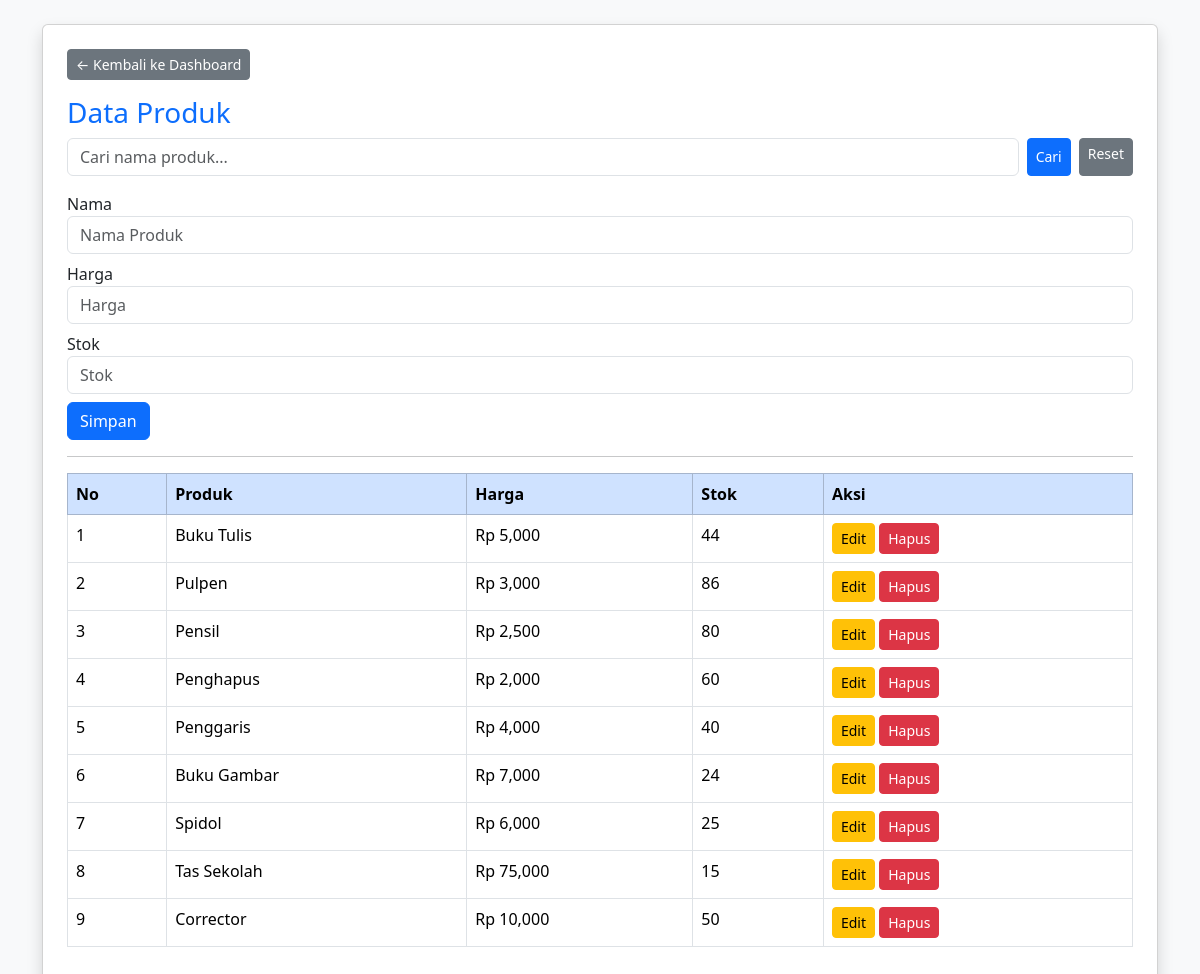
Screenshot of /produk.php (signed in) with the database file from the repository.
### tables this page shows
CREATE TABLE `produk` (
  `ProdukID` int(11) NOT NULL,
  `NamaProduk` varchar(255) DEFAULT NULL,
  `Harga` decimal(10,2) DEFAULT NULL,
  `Stok` int(11) DEFAULT NULL
);

### produk.php (the view, shortened to what this page needs)
<?php
    include "koneksi.php";
    $edit = isset($_GET['edit']) ?
    mysqli_fetch_array(mysqli_query($koneksi,
    "SELECT * FROM produk WHERE ProdukID='$_GET[edit]'")) : null;
    $cari=$_GET['cari'] ?? '';
    if($cari==""){
        $data=mysqli_query($koneksi,"SELECT * FROM produk");
    }else{
        $data=mysqli_query($koneksi,"SELECT * FROM produk
        WHERE NamaProduk LIKE '%$cari%'");
    }
?>
<!DOCTYPE html>
<html>
    <head>
        <link rel="stylesheet" href="asset/bootstrap.min.css">
    </head>
    <body class="bg-light">
        <div class="container mt-4">
            <div class="card p-4 shadow">
            <span class="d-inline-block">
            <a href="index.php" class="btn btn-secondary btn-sm mb-3">
            ← Kembali ke Dashboard
            </a>
            </span>
            <h3 class="text-primary">Data Produk</h3>
            <form method="get" class="d-flex gap-2 mb-3">
                <input type="text" name="cari"
                class="form-control"
                placeholder="Cari nama produk..."
                value="<?= $cari ?>">
                <button class="btn btn-primary btn-sm">Cari</button>
                <a href="produk.php"
                class="btn btn-secondary btn-sm">Reset</a>
            </form>
            <form method="post">
                <label>Nama</label>
                <input name="nama"
                class="form-control mb-2"
                placeholder="Nama Produk"
                value="<?= $edit['NamaProduk'] ?? '' ?>"
                required>
                <label>Harga</label>
                <input type="number"
                name="harga"
                class="form-control mb-2"
                placeholder="Harga"
                value="<?= $edit['Harga'] ?? '' ?>"
                required>
                <label>Stok</label>
                <input type="number"
                name="stok"
                class="form-control mb-2"
                placeholder="Stok"
                value="<?= $edit['Stok'] ?? '' ?>"
                required>
                <button name="<?= $edit ? 'update' : 'simpan' ?>"
                class="btn btn-primary">
                <?= $edit ? 'Update' : 'Simpan' ?>
                </button>
            </form>
            <hr>
            <table class="table table-bordered">
                <tr class="table-primary">
                    <th>No</th>
                    <th>Produk</th>
                    <th>Harga</th>
                    <th>Stok</th>
                    <th>Aksi</th>
                </tr>
                <?php
                $no=1;
                while($d=mysqli_fetch_array($data)){
                ?>
                <tr>
                    <td><?= $no++ ?></td>
                    <td><?= $d['NamaProduk'] ?></td>
                    <td>Rp <?= number_format($d['Harga']) ?></td>
                    <td><?= $d['Stok'] ?></td>
                    <td>
                        <a href="?edit=<?= $d['ProdukID'] ?>"
                        class="btn btn-warning btn-sm">Edit</a>
                        <a href="?hapus=<?= $d['ProdukID'] ?>"
                        class="btn btn-danger btn-sm"
                        onclick="return confirm('Hapus?')">
                        Hapus
                        </a>
                    </td>
                </tr>
                <?php } ?>
            </table>
            </div>
        </div>
    </body>
</html>

### rows the page displays
produk: NamaProduk "Buku Tulis", Harga "5,000", Stok "44"
produk: NamaProduk "Pulpen", Harga "3,000", Stok "86"
produk: NamaProduk "Pensil", Harga "2,500", Stok "80"
produk: NamaProduk "Penghapus", Harga "2,000", Stok "60"
produk: NamaProduk "Penggaris", Harga "4,000", Stok "40"
produk: NamaProduk "Buku Gambar", Harga "7,000", Stok "24"
produk: NamaProduk "Spidol", Harga "6,000", Stok "25"
produk: NamaProduk "Tas Sekolah", Harga "75,000", Stok "15"
produk: NamaProduk "Corrector", Harga "10,000", Stok "50"
